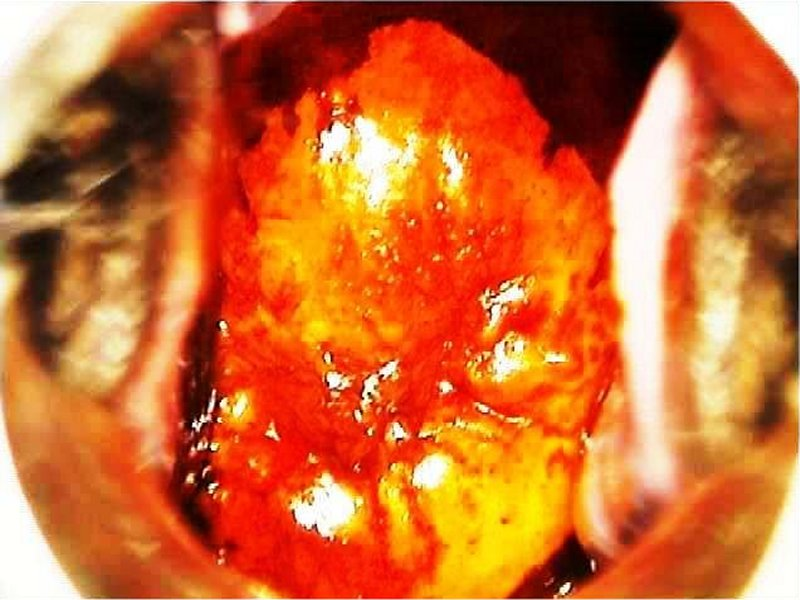
#> input picture cervical cancer lugols cropping and inpainting/Lugol_s iodine images/4_5.jpg, 800 x 600 px
$ python test_inpaint.py
#> lines starting #> are read from the running program, lines starting #| are printed output that depends on the picture; after the words box and inside, x2 and y2 are one past the last pixel; in counts of white or black regions, pixels touching at a corner belong together
import cv2
import numpy as np
import matplotlib.pyplot as plt

def inpaint(img_path):
#> called with img_path = 'Lugol_s iodine images/4_5.jpg'
            img = cv2.imread(img_path)
#> img is the input picture: shape (600, 800, 3); mean B, G, R 48.7, 104.6, 205.7

            # Your existing inpainting code
            B, G, R = cv2.split(img)
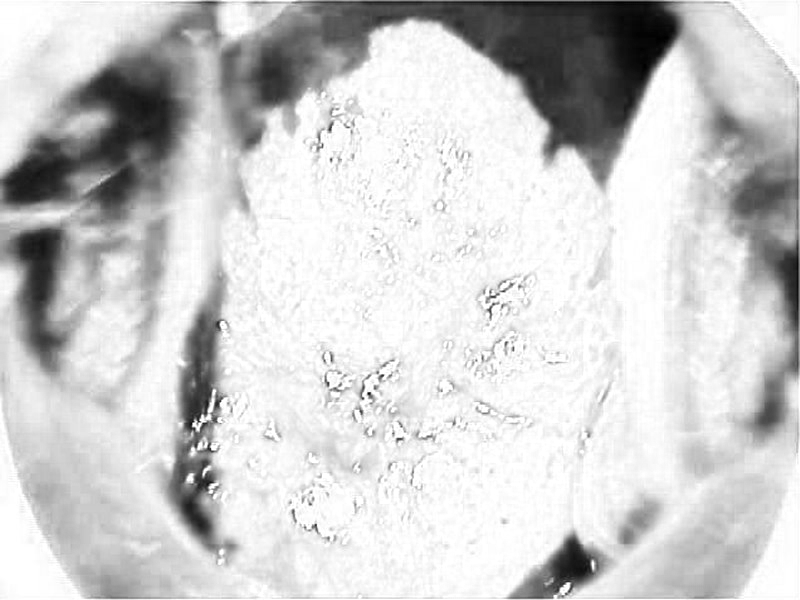
#> R: shape (600, 800); min 0, max 255, mean 205.7
            delta = 128
            l_channel = 0.299 * R + 0.587 * G + 0.114 * B
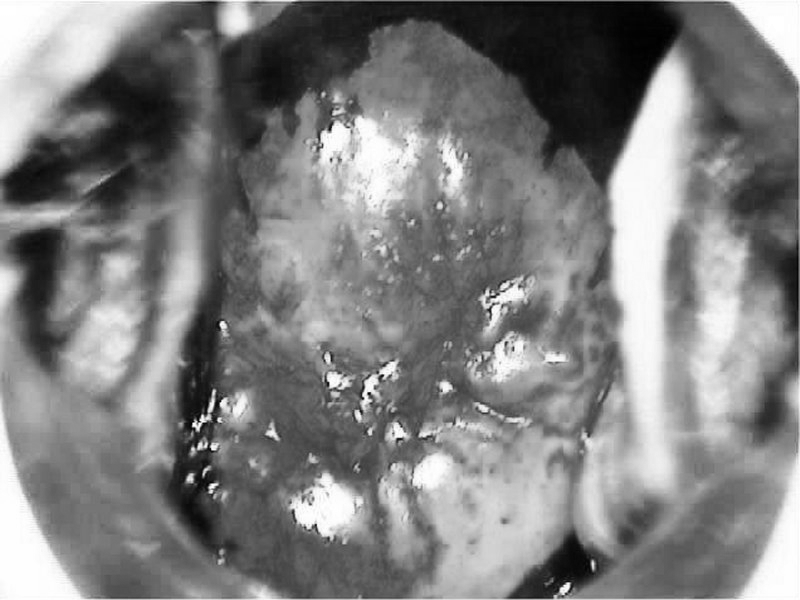
#> l_channel: shape (600, 800) float64; min 0, max 255, mean 128.4
            a_channel = (R - l_channel) * 0.713 + delta
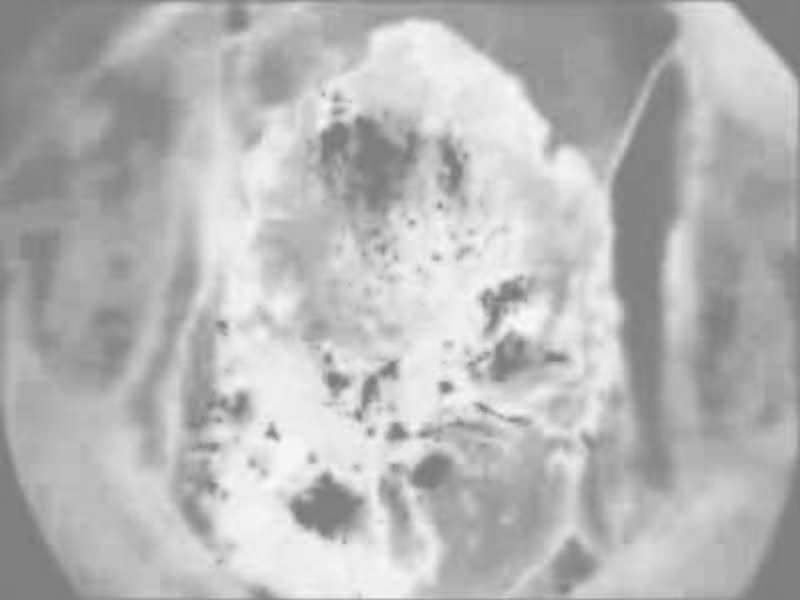
#> a_channel: shape (600, 800) float64; min 120, max 250, mean 183.1
            b_channel = (B - l_channel) * 0.564 + delta
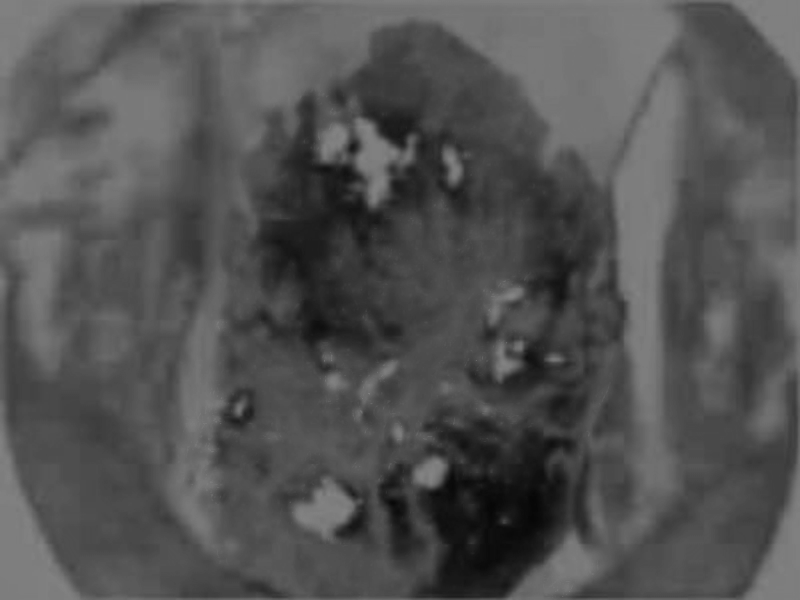
#> b_channel: shape (600, 800) float64; min 6.38, max 133, mean 83
            thres_value = 235
            glare_mask1 = (l_channel.max() - 9 <= l_channel) & (l_channel <= 255)
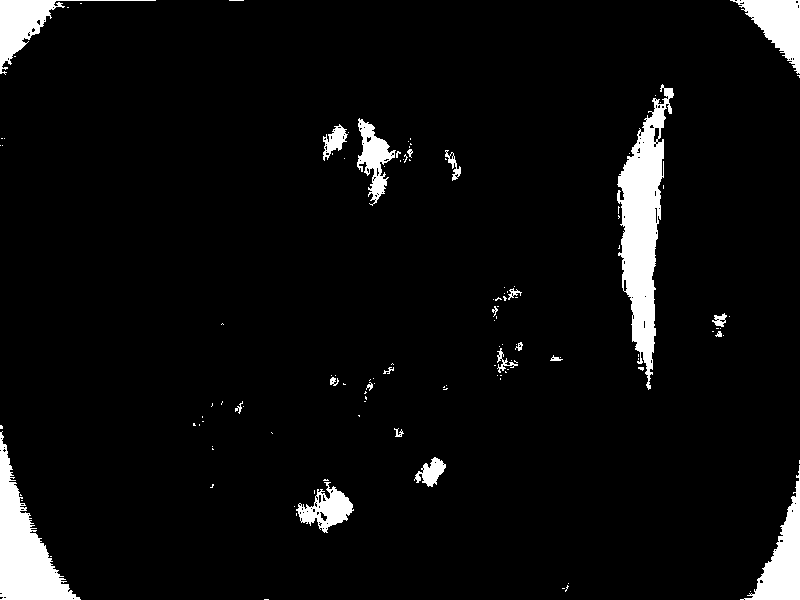
#> glare_mask1: shape (600, 800) bool; 5.3% white; 124 white regions (101 under 20 px), largest, box (x1, y1, x2, y2) and area: (617, 84, 674, 390) 7677, (0, 431, 81, 600) 5405, (740, 465, 800, 600) 2860
            glare_mask2 = 120 <= a_channel
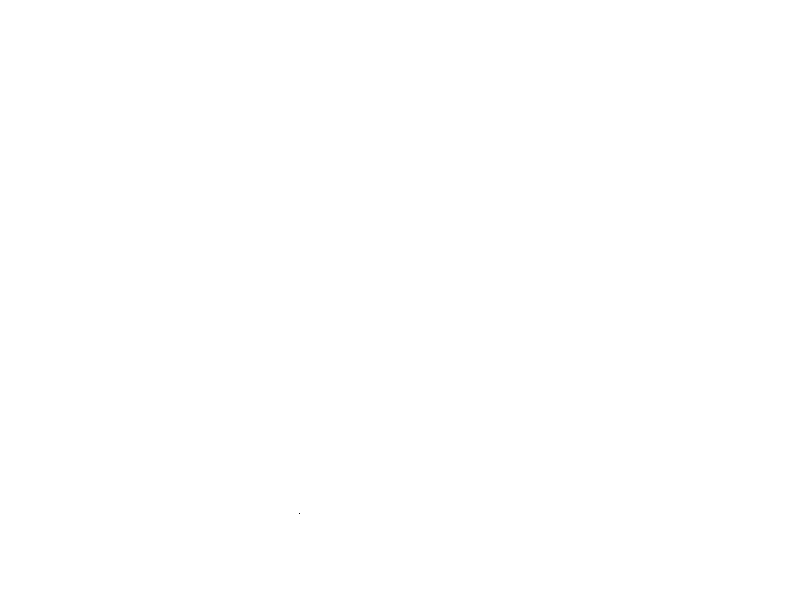
#> glare_mask2: shape (600, 800) bool; 100% white; black in thin lines or dots, all inside (x1, y1, x2, y2) = (299, 513, 300, 514)
            glare_mask3 = 120 <= b_channel
#> glare_mask3: shape (600, 800) bool; 9.2% white; 79 white regions (44 under 20 px), largest, box (x1, y1, x2, y2) and area: (320, 0, 675, 120) 10964, (617, 77, 677, 404) 9388, (0, 430, 79, 600) 5450
            glare_mask = np.logical_and(np.logical_and(glare_mask1, glare_mask2), glare_mask3)
#> glare_mask: shape (600, 800) bool; 4.8% white; 43 white regions (27 under 20 px), largest, box (x1, y1, x2, y2) and area: (618, 84, 674, 390) 7380, (0, 432, 79, 600) 5278, (748, 478, 800, 600) 2522

            kernel_size = 20
            dilated = cv2.dilate(glare_mask.astype(np.uint8), cv2.getStructuringElement(cv2.MORPH_ELLIPSE, (kernel_size, kernel_size)))
#> dilated: shape (600, 800); values 0 (black) and 1 (white), 10.7% white; 20 white regions, largest, box (x1, y1, x2, y2) and area: (609, 75, 684, 400) 14889, (0, 423, 89, 600) 7483, (314, 112, 405, 211) 4982

            inpainted_img = cv2.inpaint(img, dilated, 20, cv2.INPAINT_TELEA)
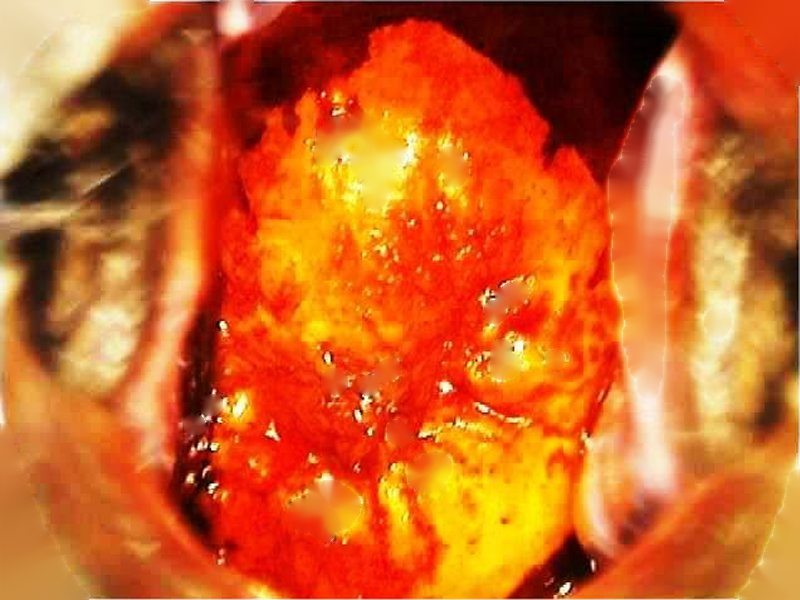
#> inpainted_img: shape (600, 800, 3); mean B, G, R 35.4, 95.9, 203.9
            cv2.imshow('inpainted_img',inpainted_img)
            cv2.waitKey(0)


path= "Lugol_s iodine images/4_5.jpg"
inpaint(path)

$ run again, with cervical cancer lugols cropping and inpainting/Lugol_s iodine images/12_5.jpg copied over cervical cancer lugols cropping and inpainting/Lugol_s iodine images/4_5.jpg
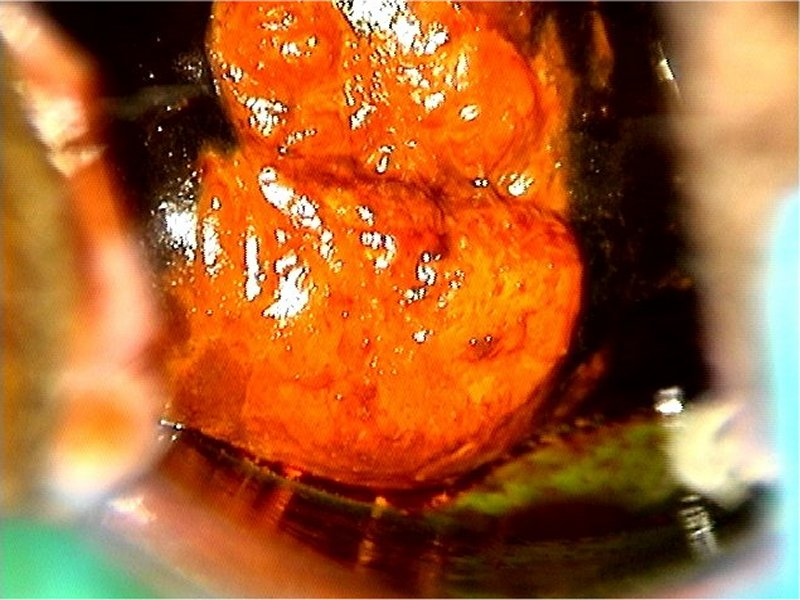
#> input picture cervical cancer lugols cropping and inpainting/Lugol_s iodine images/12_5.jpg, 800 x 600 px
#> in inpaint, img is the input picture: shape (600, 800, 3); mean B, G, R 48.2, 97.1, 167.1
#> in inpaint, `glare_mask1 = (l_channel.max() - 9 <= l_channel) & (l_channel <= 255)`:
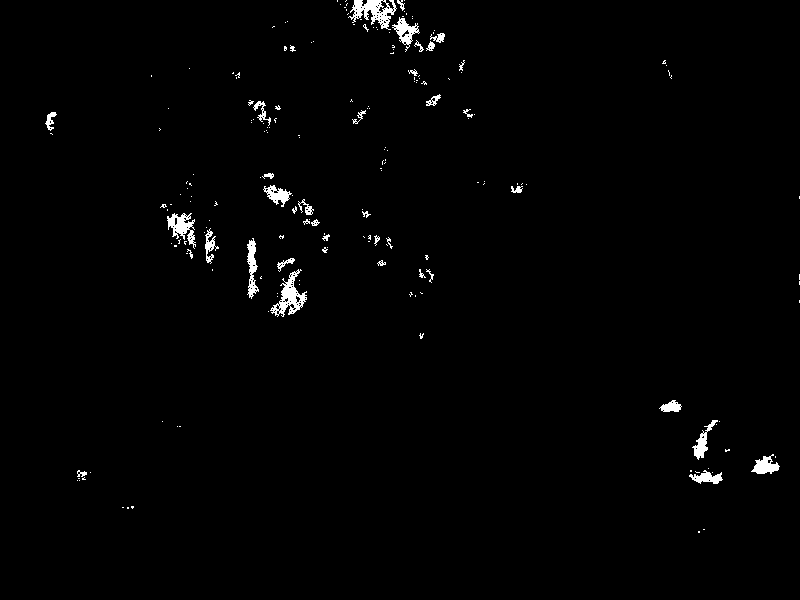
#> glare_mask1: shape (600, 800) bool; 1.2% white; 193 white regions (154 under 20 px), largest, box (x1, y1, x2, y2) and area: (348, 0, 397, 30) 699, (270, 269, 307, 317) 650, (167, 213, 196, 249) 475
#> glare_mask2: shape (600, 800) bool; 95.2% white; 2 black regions, box (x1, y1, x2, y2) and area: (726, 193, 800, 600) 13533, (0, 517, 164, 600) 9601
#> glare_mask3: shape (600, 800) bool; 18.6% white; 220 white regions (176 under 20 px), largest, box (x1, y1, x2, y2) and area: (560, 134, 709, 423) 23834, (695, 184, 800, 600) 19444, (39, 0, 212, 98) 10506
#> glare_mask: shape (600, 800) bool; 0.68% white; 57 white regions (37 under 20 px), largest, box (x1, y1, x2, y2) and area: (352, 0, 397, 27) 631, (272, 271, 306, 315) 531, (167, 213, 194, 247) 422
#> dilated: shape (600, 800); values 0 (black) and 1 (white), 5% white; 21 white regions, largest, box (x1, y1, x2, y2) and area: (339, 0, 454, 61) 4018, (151, 195, 225, 271) 3404, (263, 251, 316, 325) 2786
#> in inpaint, `inpainted_img = cv2.inpaint(img, dilated, 20, cv2.INPAINT_TELEA)`:
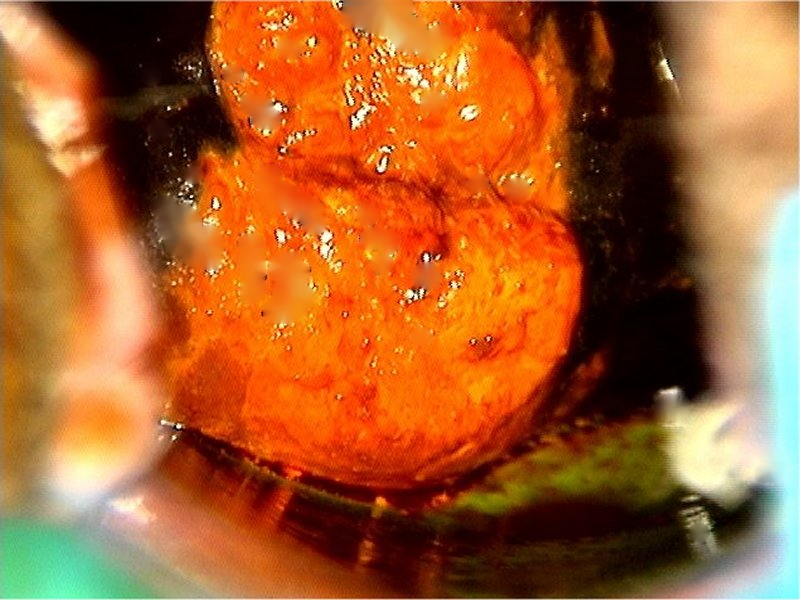
#> inpainted_img: shape (600, 800, 3); mean B, G, R 44.4, 94.9, 167.4

$ run again, with cervical cancer lugols cropping and inpainting/Lugol_s iodine images/14_8.jpg copied over cervical cancer lugols cropping and inpainting/Lugol_s iodine images/4_5.jpg
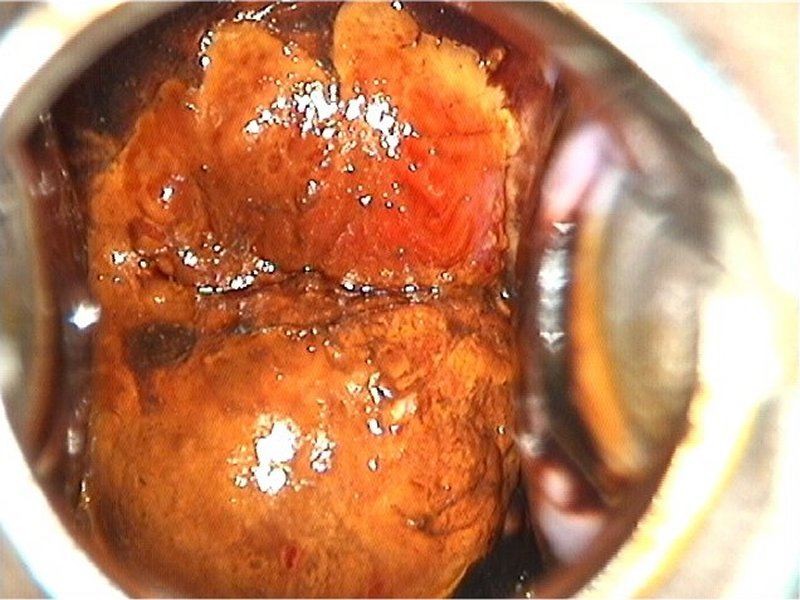
#> input picture cervical cancer lugols cropping and inpainting/Lugol_s iodine images/14_8.jpg, 800 x 600 px
#> in inpaint, img is the input picture: shape (600, 800, 3); mean B, G, R 93.5, 129.8, 190.8
#> in inpaint, `glare_mask1 = (l_channel.max() - 9 <= l_channel) & (l_channel <= 255)`:
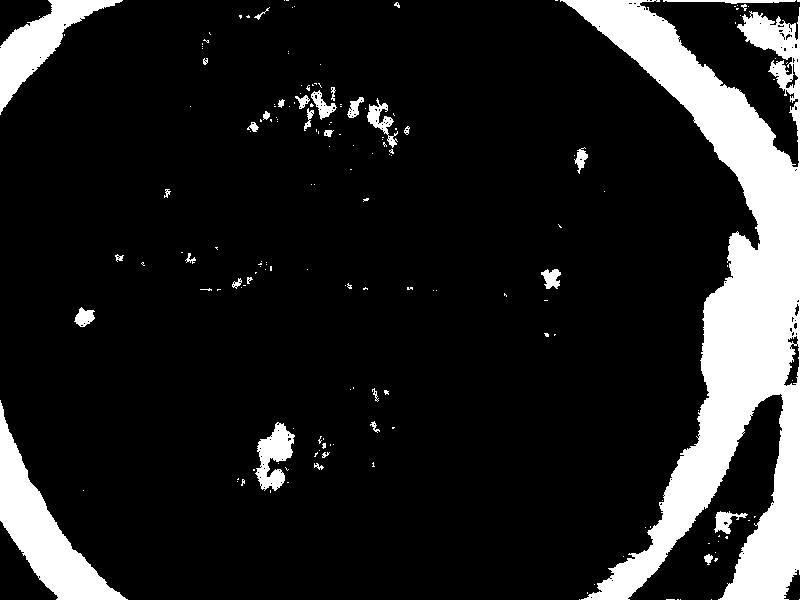
#> glare_mask1: shape (600, 800) bool; 13.6% white; 176 white regions (142 under 20 px), largest, box (x1, y1, x2, y2) and area: (560, 0, 800, 600) 48057, (0, 400, 128, 600) 7608, (0, 0, 123, 115) 4241
#> glare_mask2: shape (600, 800) bool; 99.8% white; 14 black regions (8 under 20 px), largest, box (x1, y1, x2, y2) and area: (15, 546, 59, 600) 419, (784, 569, 800, 600) 327, (680, 40, 707, 69) 187, (4, 31, 11, 38) 34, (640, 6, 647, 12) 29, (648, 11, 658, 18) 22
#> glare_mask3: shape (600, 800) bool; 15.8% white; 136 white regions (79 under 20 px), largest, box (x1, y1, x2, y2) and area: (565, 0, 800, 300) 17990, (608, 271, 782, 600) 12871, (0, 391, 131, 600) 8634
#> glare_mask: shape (600, 800) bool; 10.5% white; 99 white regions (67 under 20 px), largest, box (x1, y1, x2, y2) and area: (565, 0, 800, 300) 16455, (608, 271, 782, 600) 12871, (0, 400, 128, 600) 7410
#> dilated: shape (600, 800); values 0 (black) and 1 (white), 21% white; 26 white regions, largest, box (x1, y1, x2, y2) and area: (556, 0, 800, 600) 55673, (0, 391, 138, 600) 10945, (240, 75, 420, 164) 8010
#> in inpaint, `inpainted_img = cv2.inpaint(img, dilated, 20, cv2.INPAINT_TELEA)`:
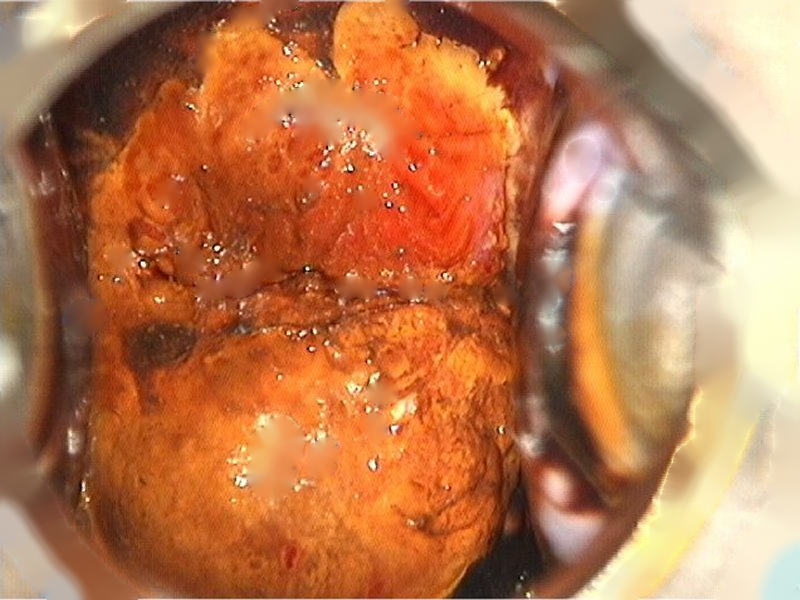
#> inpainted_img: shape (600, 800, 3); mean B, G, R 79.6, 120.2, 185.7

$ run again, with cervical cancer lugols cropping and inpainting/Lugol_s iodine images/15_3.jpg copied over cervical cancer lugols cropping and inpainting/Lugol_s iodine images/4_5.jpg
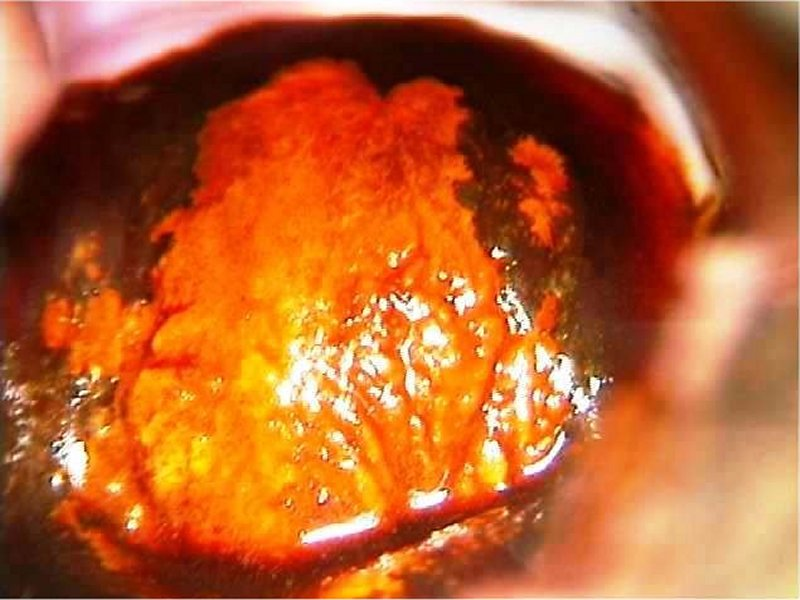
#> input picture cervical cancer lugols cropping and inpainting/Lugol_s iodine images/15_3.jpg, 800 x 600 px
#> in inpaint, img is the input picture: shape (600, 800, 3); mean B, G, R 47.4, 96.9, 184.3
#> glare_mask1: shape (600, 800) bool; 1.3% white; 184 white regions (149 under 20 px), largest, box (x1, y1, x2, y2) and area: (302, 0, 440, 11) 1065, (496, 18, 584, 43) 722, (278, 355, 310, 404) 444
#> glare_mask2: shape (600, 800) bool; 100% white; black in thin lines or dots, all inside (x1, y1, x2, y2) = (81, 296, 470, 458)
#> glare_mask3: shape (600, 800) bool; 5.6% white; 103 white regions (59 under 20 px), largest, box (x1, y1, x2, y2) and area: (38, 0, 238, 73) 8184, (264, 0, 647, 63) 7282, (400, 44, 490, 86) 2348
#> glare_mask: shape (600, 800) bool; 0.96% white; 90 white regions (61 under 20 px), largest, box (x1, y1, x2, y2) and area: (302, 0, 440, 11) 1050, (496, 18, 584, 43) 719, (308, 521, 372, 540) 345
#> dilated: shape (600, 800); values 0 (black) and 1 (white), 6.8% white; 16 white regions, largest, box (x1, y1, x2, y2) and area: (293, 0, 600, 59) 7232, (503, 345, 614, 425) 5101, (271, 341, 334, 415) 3007
#> in inpaint, `inpainted_img = cv2.inpaint(img, dilated, 20, cv2.INPAINT_TELEA)`:
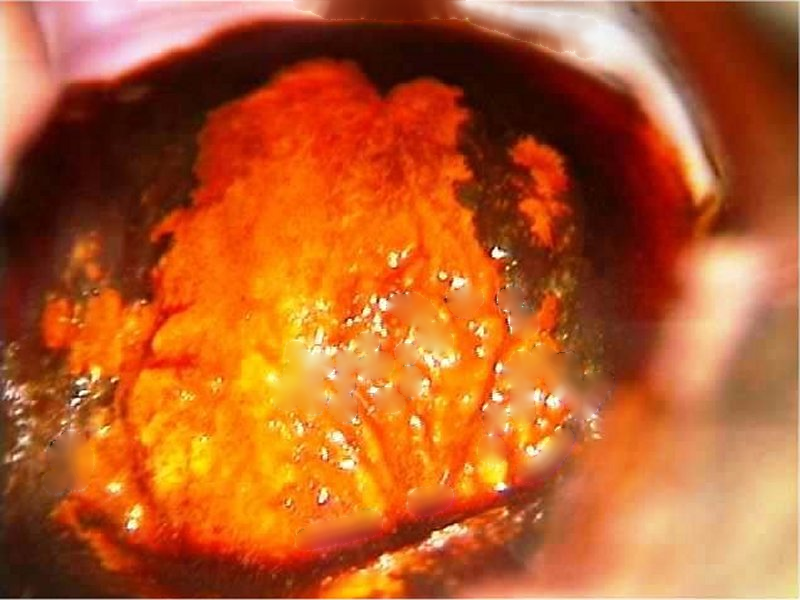
#> inpainted_img: shape (600, 800, 3); mean B, G, R 41.1, 92.7, 183.3
